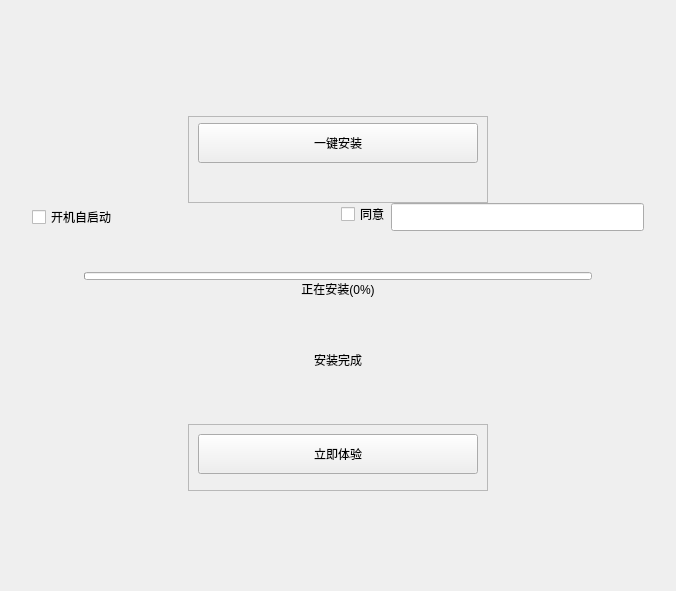
           <widget class="QWidget" name="page">
            <layout class="QGridLayout" name="gridLayout_6">
             <property name="leftMargin">
              <number>0</number>
             </property>
             <property name="topMargin">
              <number>0</number>
             </property>
             <property name="rightMargin">
              <number>0</number>
             </property>
             <property name="bottomMargin">
              <number>0</number>
             </property>
             <property name="spacing">
              <number>0</number>
             </property>
             <item row="0" column="0">
              <widget class="QWidget" name="frameWid" native="true">
               <layout class="QGridLayout" name="gridLayout_3">
                <property name="leftMargin">
                 <number>0</number>
                </property>
                <property name="topMargin">
                 <number>0</number>
                </property>
                <property name="rightMargin">
                 <number>0</number>
                </property>
                <property name="bottomMargin">
                 <number>0</number>
                </property>
                <property name="spacing">
                 <number>0</number>
                </property>
                <item row="0" column="0">
                 <spacer name="horizontalSpacer_4">
                  <property name="orientation">
                   <enum>Qt::Horizontal</enum>
                  </property>
                  <property name="sizeHint" stdset="0">
                   <size>
                    <width>40</width>
                    <height>20</height>
                   </size>
                  </property>
                 </spacer>
                </item>
                <item row="0" column="2">
                 <spacer name="horizontalSpacer_5">
                  <property name="orientation">
                   <enum>Qt::Horizontal</enum>
                  </property>
                  <property name="sizeHint" stdset="0">
                   <size>
                    <width>40</width>
                    <height>20</height>
                   </size>
                  </property>
                 </spacer>
                </item>
                <item row="0" column="1">
                 <widget class="QLabel" name="frame">
                  <property name="minimumSize">
                   <size>
                    <width>325</width>
                    <height>116</height>
                   </size>
                  </property>
                  <property name="maximumSize">
                   <size>
                    <width>325</width>
                    <height>116</height>
                   </size>
                  </property>
                  <property name="styleSheet">
                   <string notr="true"/>
                  </property>
                  <property name="text">
                   <string/>
                  </property>
                 </widget>
                </item>
               </layout>
              </widget>
             </item>
             <item row="1" column="0">
              <widget class="QWidget" name="beforWid" native="true">
               <property name="styleSheet">
                <string notr="true"/>
               </property>
               <layout class="QGridLayout" name="gridLayout_4">
                <property name="leftMargin">
                 <number>0</number>
                </property>
                <property name="topMargin">
                 <number>0</number>
                </property>
                <property name="rightMargin">
                 <number>0</number>
                </property>
                <property name="bottomMargin">
                 <number>0</number>
                </property>
                <property name="spacing">
                 <number>0</number>
                </property>
                <item row="1" column="0">
                 <widget class="QWidget" name="widget_3" native="true">
                  <property name="enabled">
                   <bool>true</bool>
                  </property>
                  <property name="sizePolicy">
                   <sizepolicy hsizetype="Preferred" vsizetype="Preferred">
                    <horstretch>0</horstretch>
                    <verstretch>0</verstretch>
                   </sizepolicy>
                  </property>
                  <property name="sizeIncrement">
                   <size>
                    <width>0</width>
                    <height>60</height>
                   </size>
                  </property>
                  <property name="baseSize">
                   <size>
                    <width>0</width>
                    <height>0</height>
                   </size>
                  </property>
                  <property name="layoutDirection">
                   <enum>Qt::LeftToRight</enum>
                  </property>
                  <layout class="QGridLayout" name="gridLayout_8">
                   <property name="leftMargin">
                    <number>0</number>
                   </property>
                   <property name="topMargin">
                    <number>0</number>
                   </property>
                   <property name="rightMargin">
                    <number>0</number>
                   </property>
                   <property name="bottomMargin">
                    <number>0</number>
                   </property>
                   <property name="spacing">
                    <number>0</number>
                   </property>
                   <item row="0" column="0">
                    <layout class="QHBoxLayout" name="horizontalLayout_4">
                     <property name="spacing">
                      <number>0</number>
                     </property>
                     <property name="leftMargin">
                      <number>32</number>
                     </property>
                     <property name="rightMargin">
                      <number>32</number>
                     </property>
                     <property name="bottomMargin">
                      <number>16</number>
                     </property>
                     <item>
                      <widget class="QWidget" name="bottomWid" native="true">
                       <widget class="QCheckBox" name="autoRun">
                        <property name="geometry">
                         <rect>
                          <x>0</x>
                          <y>6</y>
                          <width>83</width>
                          <height>16</height>
                         </rect>
                        </property>
                        <property name="sizePolicy">
                         <sizepolicy hsizetype="Preferred" vsizetype="Fixed">
                          <horstretch>0</horstretch>
                          <verstretch>0</verstretch>
                         </sizepolicy>
                        </property>
                        <property name="text">
                         <string>开机自启动</string>
                        </property>
                        <property name="iconSize">
                         <size>
                          <width>14</width>
                          <height>14</height>
                         </size>
                        </property>
                        <property name="checkable">
                         <bool>true</bool>
                        </property>
                       </widget>
                       <widget class="QWidget" name="agree" native="true">
                        <property name="geometry">
                         <rect>
                          <x>309</x>
                          <y>0</y>
                          <width>204</width>
                          <height>22</height>
                         </rect>
                        </property>
                        <layout class="QHBoxLayout" name="horizontalLayout_3">
                         <property name="spacing">
                          <number>3</number>
                         </property>
                         <property name="leftMargin">
                          <number>0</number>
                         </property>
                         <property name="topMargin">
                          <number>0</number>
                         </property>
                         <property name="rightMargin">
                          <number>45</number>
                         </property>
                         <property name="bottomMargin">
                          <number>0</number>
                         </property>
                         <item>
                          <widget class="QCheckBox" name="licenseCheck">
                           <property name="sizePolicy">
                            <sizepolicy hsizetype="Preferred" vsizetype="Fixed">
                             <horstretch>0</horstretch>
                             <verstretch>0</verstretch>
                            </sizepolicy>
                           </property>
                           <property name="styleSheet">
                            <string notr="true"/>
                           </property>
                           <property name="text">
                            <string>同意</string>
                           </property>
                           <property name="iconSize">
                            <size>
                             <width>14</width>
                             <height>14</height>
                            </size>
                           </property>
                           <property name="autoRepeatDelay">
                            <number>300</number>
                           </property>
                          </widget>
                         </item>
                         <item>
                          <widget class="QPushButton" name="license">
                           <property name="sizePolicy">
                            <sizepolicy hsizetype="Preferred" vsizetype="Preferred">
                             <horstretch>0</horstretch>
                             <verstretch>0</verstretch>
                            </sizepolicy>
                           </property>
                           <property name="minimumSize">
                            <size>
                             <width>105</width>
                             <height>22</height>
                            </size>
                           </property>
                           <property name="text">
                            <string>《用户许可协议》</string>
                           </property>
                          </widget>
                         </item>
                         <item>
                          <spacer name="horizontalSpacer_7">
                           <property name="orientation">
                            <enum>Qt::Horizontal</enum>
                           </property>
                           <property name="sizeHint" stdset="0">
                            <size>
                             <width>40</width>
                             <height>20</height>
                            </size>
                           </property>
                          </spacer>
                         </item>
                        </layout>
                       </widget>
                      </widget>
                     </item>
                     <item>
                      <widget class="BaseLineEdit" name="path">
                       <property name="sizePolicy">
                        <sizepolicy hsizetype="Preferred" vsizetype="Preferred">
                         <horstretch>0</horstretch>
                         <verstretch>0</verstretch>
                        </sizepolicy>
                       </property>
                       <property name="minimumSize">
                        <size>
                         <width>253</width>
                         <height>28</height>
                        </size>
                       </property>
                       <property name="maximumSize">
                        <size>
                         <width>253</width>
                         <height>28</height>
                        </size>
                       </property>
                       <property name="layoutDirection">
                        <enum>Qt::LeftToRight</enum>
                       </property>
                       <property name="styleSheet">
                        <string notr="true"/>
                       </property>
                       <property name="alignment">
                        <set>Qt::AlignLeading|Qt::AlignLeft|Qt::AlignVCenter</set>
                       </property>
                      </widget>
                     </item>
                    </layout>
                   </item>
                  </layout>
                 </widget>
                </item>
                <item row="0" column="0">
                 <widget class="QWidget" name="widget" native="true">
                  <layout class="QGridLayout" name="gridLayout_9">
                   <property name="leftMargin">
                    <number>0</number>
                   </property>
                   <property name="topMargin">
                    <number>0</number>
                   </property>
                   <property name="rightMargin">
                    <number>0</number>
                   </property>
                   <property name="bottomMargin">
                    <number>0</number>
                   </property>
                   <property name="spacing">
                    <number>0</number>
                   </property>
                   <item row="0" column="0">
                    <spacer name="horizontalSpacer">
                     <property name="orientation">
                      <enum>Qt::Horizontal</enum>
                     </property>
                     <property name="sizeHint" stdset="0">
                      <size>
                       <width>188</width>
                       <height>20</height>
                      </size>
                     </property>
                    </spacer>
                   </item>
                   <item row="0" column="1">
                    <widget class="QFrame" name="frame_2">
                     <property name="frameShape">
                      <enum>QFrame::StyledPanel</enum>
                     </property>
                     <property name="frameShadow">
                      <enum>QFrame::Raised</enum>
                     </property>
                     <layout class="QGridLayout" name="gridLayout_10">
                      <property name="leftMargin">
                       <number>9</number>
                      </property>
                      <property name="topMargin">
                       <number>6</number>
                      </property>
                      <property name="rightMargin">
                       <number>9</number>
                      </property>
                      <property name="bottomMargin">
                       <number>39</number>
                      </property>
                      <property name="spacing">
                       <number>0</number>
                      </property>
                      <item row="0" column="0">
                       <widget class="QPushButton" name="install">
                        <property name="minimumSize">
                         <size>
                          <width>280</width>
                          <height>40</height>
                         </size>
                        </property>
                        <property name="maximumSize">
                         <size>
                          <width>280</width>
                          <height>40</height>
                         </size>
                        </property>
                        <property name="cursor">
                         <cursorShape>PointingHandCursor</cursorShape>
                        </property>
                        <property name="styleSheet">
                         <string notr="true"/>
                        </property>
                        <property name="text">
                         <string>一键安装</string>
                        </property>
                        <property name="autoRepeatInterval">
                         <number>0</number>
                        </property>
                        <property name="flat">
                         <bool>false</bool>
                        </property>
                       </widget>
                      </item>
                     </layout>
                    </widget>
                   </item>
                   <item row="0" column="2">
                    <spacer name="horizontalSpacer_2">
                     <property name="orientation">
                      <enum>Qt::Horizontal</enum>
                     </property>
                     <property name="sizeHint" stdset="0">
                      <size>
                       <width>188</width>
                       <height>20</height>
                      </size>
                     </property>
                    </spacer>
                   </item>
                  </layout>
                 </widget>
                </item>
               </layout>
              </widget>
             </item>
             <item row="2" column="0">
              <widget class="QWidget" name="ingWid" native="true">
               <layout class="QVBoxLayout" name="verticalLayout_2">
                <property name="spacing">
                 <number>0</number>
                </property>
                <property name="leftMargin">
                 <number>0</number>
                </property>
                <property name="topMargin">
                 <number>25</number>
                </property>
                <property name="rightMargin">
                 <number>0</number>
                </property>
                <property name="bottomMargin">
                 <number>11</number>
                </property>
                <item alignment="Qt::AlignHCenter|Qt::AlignVCenter">
                 <widget class="QProgressBar" name="progressBar">
                  <property name="sizePolicy">
                   <sizepolicy hsizetype="Expanding" vsizetype="Preferred">
                    <horstretch>0</horstretch>
                    <verstretch>0</verstretch>
                   </sizepolicy>
                  </property>
                  <property name="minimumSize">
                   <size>
                    <width>508</width>
                    <height>8</height>
                   </size>
                  </property>
                  <property name="maximumSize">
                   <size>
                    <width>508</width>
                    <height>8</height>
                   </size>
                  </property>
                  <property name="styleSheet">
                   <string notr="true"/>
                  </property>
                  <property name="value">
                   <number>0</number>
                  </property>
                  <property name="alignment">
                   <set>Qt::AlignBottom|Qt::AlignHCenter</set>
                  </property>
                  <property name="textVisible">
                   <bool>false</bool>
                  </property>
                 </widget>
                </item>
                <item>
                 <widget class="QLabel" name="ingText_2">
                  <property name="minimumSize">
                   <size>
                    <width>0</width>
                    <height>0</height>
                   </size>
                  </property>
                  <property name="text">
                   <string>正在安装(0%)</string>
                  </property>
                  <property name="alignment">
                   <set>Qt::AlignHCenter|Qt::AlignTop</set>
                  </property>
                 </widget>
                </item>
               </layout>
              </widget>
             </item>
             <item row="3" column="0">
              <widget class="QWidget" name="afterWid" native="true">
               <layout class="QGridLayout" name="gridLayout_5">
                <property name="leftMargin">
                 <number>0</number>
                </property>
                <property name="topMargin">
                 <number>0</number>
                </property>
                <property name="rightMargin">
                 <number>0</number>
                </property>
                <property name="bottomMargin">
                 <number>0</number>
                </property>
                <property name="spacing">
                 <number>0</number>
                </property>
                <item row="2" column="0">
                 <layout class="QHBoxLayout" name="horizontalLayout_7">
                  <property name="spacing">
                   <number>0</number>
                  </property>
                  <property name="topMargin">
                   <number>0</number>
                  </property>
                  <property name="bottomMargin">
                   <number>55</number>
                  </property>
                  <item>
                   <spacer name="horizontalSpacer_12">
                    <property name="orientation">
                     <enum>Qt::Horizontal</enum>
                    </property>
                    <property name="sizeHint" stdset="0">
                     <size>
                      <width>40</width>
                      <height>20</height>
                     </size>
                    </property>
                   </spacer>
                  </item>
                  <item>
                   <widget class="QLabel" name="afterText">
                    <property name="styleSheet">
                     <string notr="true"/>
                    </property>
                    <property name="text">
                     <string>安装完成</string>
                    </property>
                    <property name="alignment">
                     <set>Qt::AlignBottom|Qt::AlignHCenter</set>
                    </property>
                   </widget>
                  </item>
                  <item>
                   <spacer name="horizontalSpacer_13">
                    <property name="orientation">
                     <enum>Qt::Horizontal</enum>
                    </property>
                    <property name="sizeHint" stdset="0">
                     <size>
                      <width>40</width>
                      <height>20</height>
                     </size>
                    </property>
                   </spacer>
                  </item>
                 </layout>
                </item>
                <item row="3" column="0">
                 <layout class="QHBoxLayout" name="horizontalLayout_8">
                  <property name="spacing">
                   <number>0</number>
                  </property>
                  <property name="bottomMargin">
                   <number>100</number>
                  </property>
                  <item>
                   <spacer name="horizontalSpacer_14">
                    <property name="orientation">
                     <enum>Qt::Horizontal</enum>
                    </property>
                    <property name="sizeHint" stdset="0">
                     <size>
                      <width>188</width>
                      <height>20</height>
                     </size>
                    </property>
                   </spacer>
                  </item>
                  <item>
                   <widget class="QFrame" name="frame_4">
                    <property name="frameShape">
                     <enum>QFrame::StyledPanel</enum>
                    </property>
                    <property name="frameShadow">
                     <enum>QFrame::Raised</enum>
                    </property>
                    <layout class="QGridLayout" name="gridLayout_12">
                     <property name="leftMargin">
                      <number>9</number>
                     </property>
                     <property name="topMargin">
                      <number>9</number>
                     </property>
                     <property name="rightMargin">
                      <number>9</number>
                     </property>
                     <property name="bottomMargin">
                      <number>16</number>
                     </property>
                     <property name="spacing">
                      <number>0</number>
                     </property>
                     <item row="0" column="0">
                      <widget class="QPushButton" name="run">
                       <property name="minimumSize">
                        <size>
                         <width>280</width>
                         <height>40</height>
                        </size>
                       </property>
                       <property name="maximumSize">
                        <size>
                         <width>280</width>
                         <height>40</height>
                        </size>
                       </property>
                       <property name="text">
                        <string>立即体验</string>
                       </property>
                      </widget>
                     </item>
                    </layout>
                   </widget>
                  </item>
                  <item>
                   <spacer name="horizontalSpacer_15">
                    <property name="orientation">
                     <enum>Qt::Horizontal</enum>
                    </property>
                    <property name="sizeHint" stdset="0">
                     <size>
                      <width>188</width>
                      <height>20</height>
                     </size>
                    </property>
                   </spacer>
                  </item>
                 </layout>
                </item>
                <item row="1" column="0">
                 <spacer name="verticalSpacer_3">
                  <property name="orientation">
                   <enum>Qt::Vertical</enum>
                  </property>
                  <property name="sizeType">
                   <enum>QSizePolicy::Expanding</enum>
                  </property>
                  <property name="sizeHint" stdset="0">
                   <size>
                    <width>20</width>
                    <height>40</height>
                   </size>
                  </property>
                 </spacer>
                </item>
               </layout>
              </widget>
             </item>
            </layout>
           </widget>
